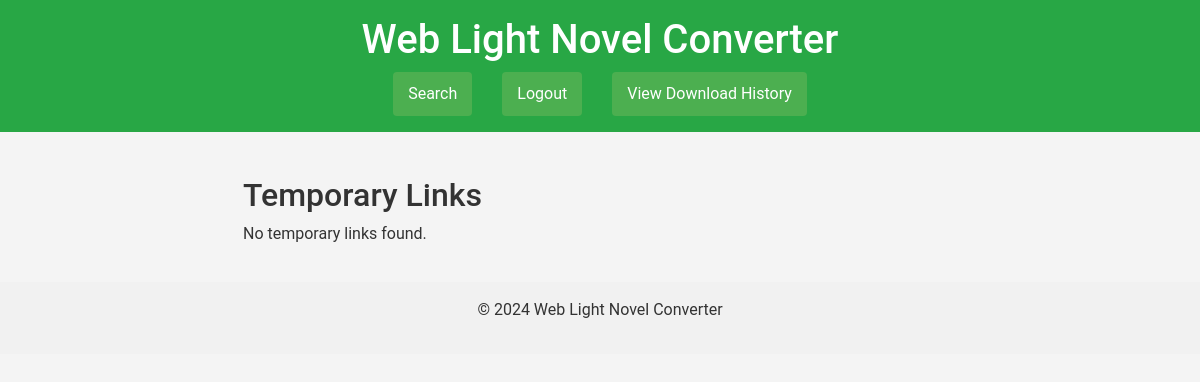
Page /temp_links (signed in) on the earlier database version.
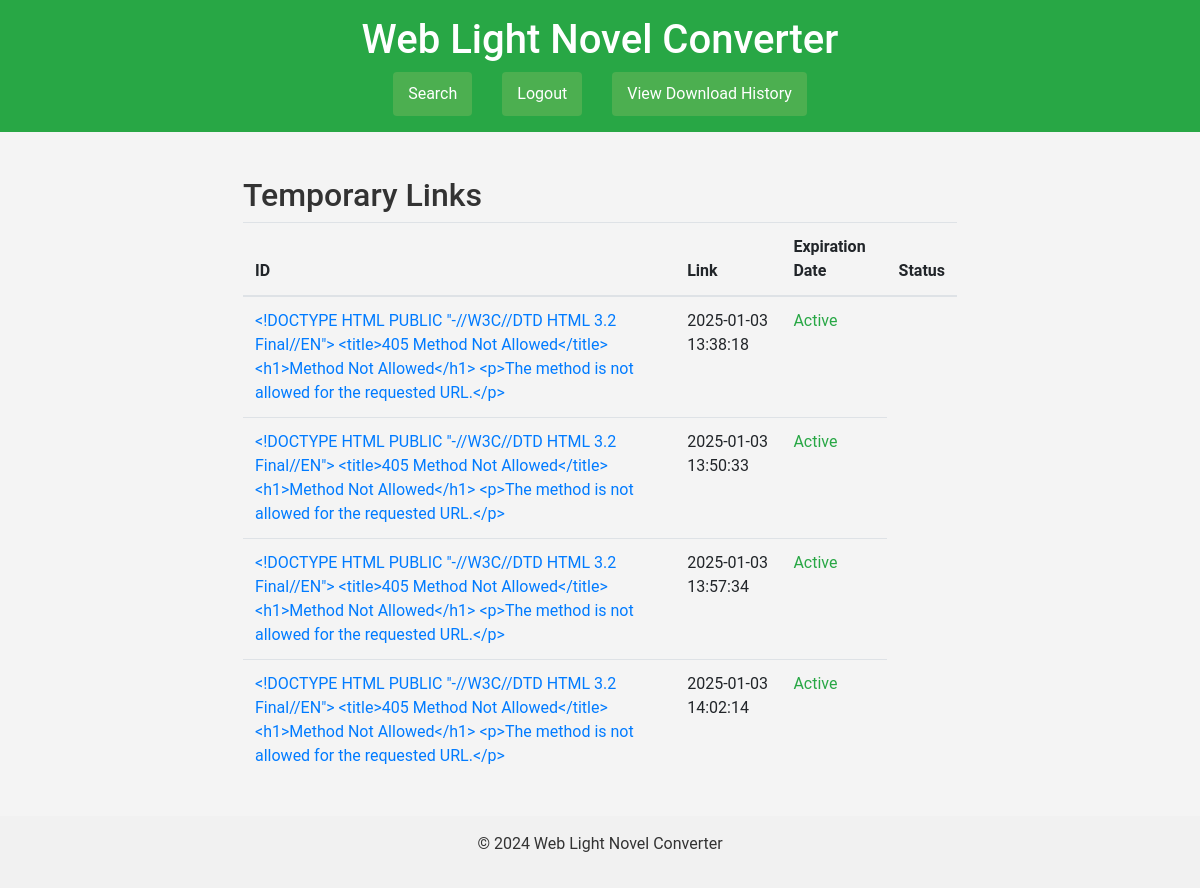
Same page on the later database version.
### models.py (models this page shows)
class TempLink(db.Model):
    id = db.Column(db.Integer, primary_key=True)
    link = db.Column(db.String(255), nullable=False)
    expiration_date = db.Column(db.DateTime, nullable=False)
    user_id = db.Column(db.Integer, db.ForeignKey('user.id'), nullable=False)
    def is_expired(self):
        return datetime.utcnow() > self.expiration_date

### app.py (the view)
@app.route('/temp_links', methods=['GET'])
def temp_links():
    links = TempLink.query.all()
    return render_template('temp_links.html', links=links)  # Pass links to the template

### app.py (called while the page is built)
@login_manager.user_loader
def load_user(user_id):
    return User.query.get(int(user_id))

### templates/temp_links.html
{% extends 'base.html' %}
{% block content %}
<div class="container">
    <h2>Temporary Links</h2>
    {% if links %}
        <table class="table">
            <thead>
                <tr>
                    <th>ID</th>
                    <th>Link</th>
                    <th>Expiration Date</th>
                    <th>Status</th>
                </tr>
            </thead>
            <tbody>
                {% for link in links %}
                    <tr>
                        <td><a href="{{ link.link }}" target="_blank">{{ link.link }}</a></td>
                        <td>{{ link.expiration_date.strftime('%Y-%m-%d %H:%M:%S') }}</td>
                        <td>
                            {% if link.is_expired() %}
                                <span class="text-danger">Expired</span>
                            {% else %}
                                <span class="text-success">Active</span>
                            {% endif %}
                        </td>
                    </tr>
                {% endfor %}
            </tbody>
        </table>
    {% else %}
        <p>No temporary links found.</p>
    {% endif %}
</div>
{% endblock %}

### templates/base.html (shortened to what this page needs)
<!DOCTYPE html>
<html lang="en">
<head>
    <link rel="stylesheet" href="https://stackpath.bootstrapcdn.com/bootstrap/4.5.2/css/bootstrap.min.css">
    <link rel="stylesheet" href="{{ url_for('static', filename='styles.css') }}">
</head>
<body>
    <header class="bg-success text-white text-center py-3">
        <h1>Web Light Novel Converter</h1>
        <nav>
            <ul class="nav justify-content-center">
                {% if current_user.is_authenticated %}
                    <li class="nav-item"><a class="btn btn-secondary ms-3" href="{{ url_for('search') }}">Search</a></li>
                    <li class="nav-item"><a class="btn btn-secondary ms-3" href="{{ url_for('logout') }}">Logout</a></li>
                    <li><a href="{{ url_for('temp_links') }}" class="btn btn-secondary ms-3">View Download History</a></li>
                {% else %}
                    <li class="nav-item"><a class="nav-link text-white" href="{{ url_for('login') }}">Login</a></li>
                    <li class="nav-item"><a class="nav-link text-white" href="{{ url_for('register') }}">Register</a></li>
                {% endif %}
            </ul>
        </nav>
    </header>
    <main class="container mt-4">
        {% block content %}{% endblock %}
    </main>
    <footer class="text-center py-3">
        <p>&copy; 2024 Web Light Novel Converter</p>
    </footer>
</body>
</html>

### static/styles.css (style rules this page uses)
body { font-family: 'Roboto', sans-serif; margin: 0; padding: 0; background-color: #f4f4f4; color: #333; }
.container { width: 80%; margin: auto; overflow: hidden; }
header { background: #4CAF50; color: white; padding: 20px 0; text-align: center; }
nav ul { list-style: none; padding: 0; }
nav ul li { display: inline; margin: 0 15px; }
nav ul li a { color: white; text-decoration: none; font-weight: bold; }
main { padding: 20px; }
.btn { background: #4CAF50; color: white; border: none; padding: 10px 15px; border-radius: 4px; cursor: pointer; font-size: 16px; }
footer { text-align: center; padding: 10px 0; background-color: #f1f1f1; position: relative; bottom: 0; width: 100%; }

Differences in the rows shown:
added TempLink: link "<!DOCTYPE HTML PUBLIC \"-//W3C//DTD HTML 3.2 Final//EN\"> <title>405 Method Not Allowed</title> <h1>Method Not Allowed</h1> <p>The method is not allowed for the requested URL.</p>", expiration_date "2025-01-03 13:38:18", shows "Active"
added TempLink: link "<!DOCTYPE HTML PUBLIC \"-//W3C//DTD HTML 3.2 Final//EN\"> <title>405 Method Not Allowed</title> <h1>Method Not Allowed</h1> <p>The method is not allowed for the requested URL.</p>", expiration_date "2025-01-03 13:50:33", shows "Active"
added TempLink: link "<!DOCTYPE HTML PUBLIC \"-//W3C//DTD HTML 3.2 Final//EN\"> <title>405 Method Not Allowed</title> <h1>Method Not Allowed</h1> <p>The method is not allowed for the requested URL.</p>", expiration_date "2025-01-03 13:57:34", shows "Active"
added TempLink: link "<!DOCTYPE HTML PUBLIC \"-//W3C//DTD HTML 3.2 Final//EN\"> <title>405 Method Not Allowed</title> <h1>Method Not Allowed</h1> <p>The method is not allowed for the requested URL.</p>", expiration_date "2025-01-03 14:02:14", shows "Active"
Other differences:
text no longer shown: "No temporary links found."
text now shown: "ID Link Expiration Date Status"
